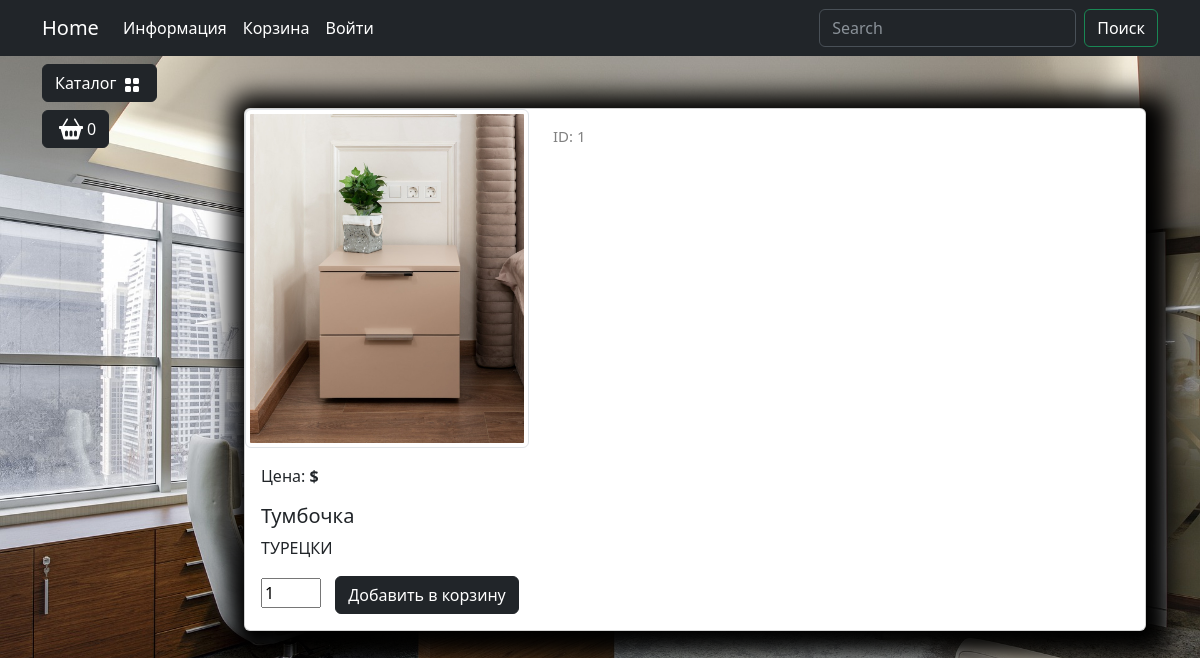
/catalog/product/tumbochka/, run on the app's committed database.
### goods/models.py (models this page shows, shortened)
class Products(models.Model):
    name = models.CharField(max_length=150, unique=True, verbose_name="Название")
    slug = models.SlugField(max_length=200, unique=True, blank=True, null=True, verbose_name='URL')
    description = models.TextField(blank=True, null=True, verbose_name='Описание')
    image = models.ImageField(upload_to='goods_images', blank=True, null=True, verbose_name="Изображение")
    price = models.DecimalField(default=0.00, max_digits=7, decimal_places=2, verbose_name='Цена')
    discount = models.DecimalField(default=0.00, max_digits=4, decimal_places=2, verbose_name='Скидка в %')
    quantity = models.PositiveIntegerField(default=0, verbose_name='Количество')
    category = models.ForeignKey(Categories, on_delete=models.CASCADE, verbose_name="Категория")
    class Meta:
        db_table = 'goods_product'  # Измените имя таблицы
        verbose_name = 'Товар'
        verbose_name_plural = 'Товары'

### goods/views.py (the view)
# urls.py: path('product/<slug:product_slug>/', views.product, name='product'),
def product(request, product_slug):
    product = get_object_or_404(Products, slug=product_slug)
    context = {
        "product": product,
    }
    return render(request, 'goods/product.html', context)

### goods/templatetags/goods_tags.py (called while the page is built)
@register.simple_tag()
def get_categories():
    return Categories.objects.all()

### goods/templates/goods/product.html (shortened to what this page needs)
{% extends "base.html" %}
{% load static %}
{% block content %}
<div class="container mt-5">
    <div class="card mb-4 custom-shadow">
        <div class="row">
            <div class="col-md-4">
                <img src="{{ product.image.url }}"
                     class="img-thumbnail" data-bs-toggle="modal" data-bs-target="#imageModal1">
            </div>
            <div class="col-md-4">
                <p class="product_id mt-3">ID: {{ product.id }}</p>
            </div>
        </div>
        <div class="card-body">
            <p class="card-text">Цена: <strong>{{ product.sell_price }} $</strong></p>
            <h5 class="card-title">{{ product.name }}</h5>
            <p class="card-text">{{ product.description }}</p>
            <form action="{% url 'myapp:cart_add' product.id %}" method="POST">
                <input type="number" name="quantity" min="1" value="1" style="width: 60px; margin-right: 10px;">
                <button type="submit" class="btn btn-dark">Добавить в корзину</button>
            </form>
        </div>
    </div>
</div>
{% endblock %}

### static/deps/css/my_css.css (style rules this page uses)
body { background-image: url("../images/bg-image.jpg"); background-repeat: no-repeat; background-attachment: fixed; background-position: center center; background-size: cover; height: 100%; }
.custom-shadow { box-shadow: 5px 5px 25px 19px #000000; }
.product_id { color: gray; font-size: 15px; }

### data on the page
Products: image (picture), id "1", name "Тумбочка", description "ТУРЕЦКИ"
